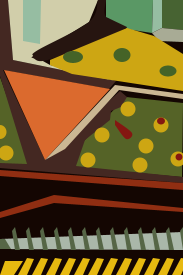
Frame 1 (no input)
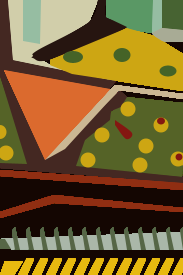
Frame 60 (the mouse pressed at the canvas centre just before this capture)
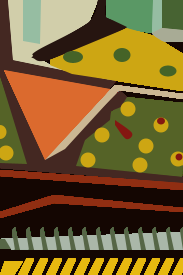
Frame 120 (the mouse held since frame 60 and released just before this capture)

The Processing sketch that drew these frames (run headless with seeded random() and noise(); from frame 60 on, the mouse is pressed at the canvas centre):

// Processing sketch: processing_88920
// ── processing_88920.pde

void setup() {
  size(183, 275);
  background(20,6,2);
  smooth();
}

void draw() {
  noStroke();
  //green shape right
  fill(85, 99, 39);
  beginShape();
  vertex(183, 103);
  vertex(126, 97);
  vertex(60, 166);
  vertex(182, 177);
  endShape(CLOSE);
  beginShape();
  vertex(0, 77);
  vertex(32, 168);
  vertex(0, 166);
  endShape(CLOSE);


  //brown stroke
  fill(68, 40, 34);
  beginShape();
  vertex(0, 0);
  vertex(8, 0);
  vertex(13, 60);
  vertex(116, 81);
  vertex(109, 89);
  vertex(3, 70);
  vertex(45, 160);
  vertex(120, 91);
  vertex(127, 97);
  vertex(121, 107);
  vertex(111, 111);
  vertex(110, 120);
  vertex(95, 132);
  vertex(85, 140);
  vertex(76, 166);
  vertex(183, 177);
  vertex(183, 183);
  vertex(0, 168);
  vertex(0, 163);
  vertex(27, 164);
  vertex(0, 76);
  vertex(0, 0);
  endShape(CLOSE);

  //white shape
  fill(209, 206, 170);
  beginShape();
  vertex(8, 0);
  vertex(13, 60);
  vertex(116, 81);
  vertex(50, 65);
  vertex(34, 56);
  vertex(89, 22);
  vertex(98, 0);
  endShape(CLOSE);

  //blue shape
  fill(150, 189, 162);
  beginShape();
  vertex(23, 0);
  vertex(23, 41);
  vertex(40, 44);
  vertex(41, 0);
  endShape(CLOSE);

  //brownsecond
  fill(38, 21, 16);
  beginShape();
  curveVertex(98, 0);
  curveVertex(98, 0);
  curveVertex(89, 22);
  curveVertex(38, 50);
  curveVertex(33, 56);
  curveVertex(33, 58);
  curveVertex(51, 59);
  curveVertex(127, 27);
  curveVertex(106, 17);
  curveVertex(106, 0);
  curveVertex(106, 0);
  endShape(CLOSE);

  //greenish shape
  fill(90, 152, 101);
  beginShape();
  vertex(106, 0);
  vertex(106, 17);
  vertex(127, 27);
  vertex(126, 29);
  vertex(152, 33);
  vertex(153, 0);
  endShape(CLOSE);

  //blue shape
  fill(150, 189, 162);
  beginShape();
  vertex(153, 0);
  vertex(152, 33);
  vertex(162, 28);
  vertex(162, 0);
  endShape(CLOSE);

  //green shape
  fill(71, 99, 50);
  beginShape();
  vertex(162, 0);
  vertex(162, 28);
  vertex(183, 30);
  vertex(183, 0);
  endShape(CLOSE);
  

  //white shape underneath green
  fill(168, 171, 149);
  beginShape();
  vertex(152, 33);
  vertex(162, 28);
  vertex(183, 30);
  vertex(183, 42);
  vertex(159, 41);
  endShape(CLOSE);

  //yellow shape
  fill(205, 166, 19);
  beginShape();
  vertex(50, 60);
  vertex(127, 28);
  vertex(154, 36);
  vertex(183, 54);
  vertex(183, 91);
  vertex(72, 74);
  vertex(50, 65);
  endShape(CLOSE);

  //Green circles
  fill(69, 99, 39);
  ellipse(73, 57, 20, 12);
  ellipse(122, 55, 17, 14);
  ellipse(168, 71, 17, 11);

  //red triangle
  fill(219, 106, 46);
  beginShape();
  vertex(4, 70);
  vertex(110, 89);
  vertex(45, 160);
  endShape(CLOSE);

  //white stroke
  fill(203, 183, 147);
  beginShape();
  vertex(45, 160);
  vertex(115, 85);
  vertex(183, 94);
  vertex(183, 99);
  vertex(119, 90);
  vertex(65, 149);
  endShape(CLOSE);

  //yellow dots
  fill(205, 166, 19);
  ellipse(128, 109, 15, 15);
  ellipse(102, 135, 15, 15);
  ellipse(88, 160, 15, 15);
  ellipse(140, 165, 15, 15);
  ellipse(146, 146, 15, 15);
  ellipse(161, 125, 15, 15);
  ellipse(178, 159, 15, 15);
  ellipse(0,132,13,14);
  ellipse(6, 153, 15, 15);

  //Red dots
  fill(132, 23, 17);
  beginShape();
  curveVertex(115, 120);
  curveVertex(115, 120);
  curveVertex(132, 133);
  curveVertex(126, 139);
  curveVertex(115, 125);
  curveVertex(115, 125);
  endShape(CLOSE);
  ellipse(161, 121, 8, 7);
  ellipse(179, 157, 7, 7);
  
  //red line
  fill(144, 46, 18);
  beginShape();
  vertex(0,170);
  vertex(183,183);
  vertex(183,190);
  vertex(0,176);
  endShape(CLOSE);
  beginShape();
  vertex(0,212);
  vertex(54,195);
  vertex(183,208);
  vertex(183,212);
  vertex(54,203);
  vertex(0,218);
  endShape(CLOSE);
  
  //pale blue line bottom
  fill(170,183,169);
  beginShape();
  vertex(0,239);
  vertex(183,232);
  vertex(183,250);
  vertex(0,249);
  endShape(CLOSE);
  
  //green strokes bottom
  fill(86,102,70);
  for (int i=12; i<800; i+=14) {
    beginShape();
    vertex(i,231);
    vertex(i+3,227);
    vertex(i+8,250);
    vertex(i+3,250);
    endShape(CLOSE);
  }
   beginShape();
  vertex(0, 239);
  vertex(5, 239);
  vertex(11, 249);
  vertex(0, 249);
  endShape(CLOSE);
  //yellow lines down 
  fill(231,185,16);
  for (int i=27; i<800; i+=14){
    beginShape();
    vertex(i,258);
    vertex(i+7,259);
    vertex(i,275);
    vertex(i-9,275);
    endShape(CLOSE);
  }
  beginShape();
  vertex(5,261);
  vertex(23,261);
  vertex(14,275);
  vertex(0,275);
  endShape(CLOSE);
  
}  

 
